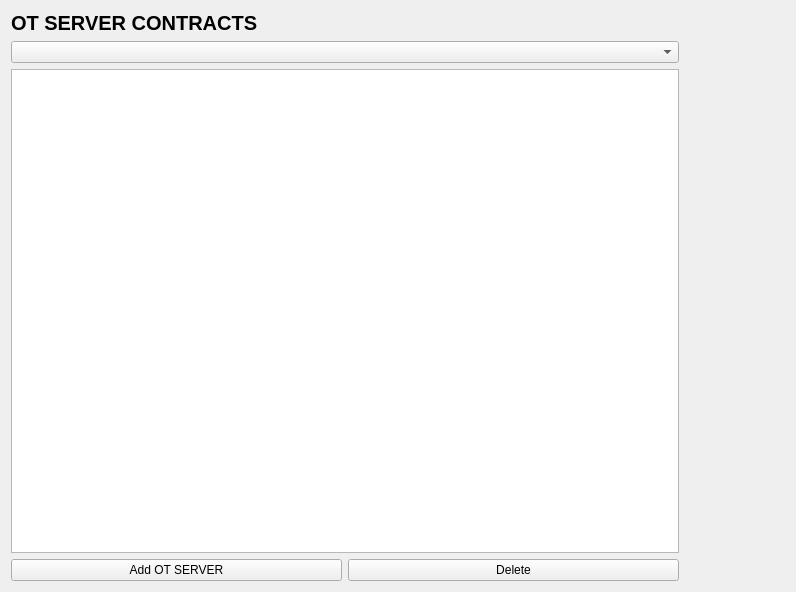
<?xml version="1.0" encoding="UTF-8"?>
<ui version="4.0">
 <class>MTDetailEdit</class>
 <widget class="QWidget" name="MTDetailEdit">
  <property name="geometry">
   <rect>
    <x>0</x>
    <y>0</y>
    <width>796</width>
    <height>592</height>
   </rect>
  </property>
  <property name="sizePolicy">
   <sizepolicy hsizetype="MinimumExpanding" vsizetype="MinimumExpanding">
    <horstretch>0</horstretch>
    <verstretch>0</verstretch>
   </sizepolicy>
  </property>
  <property name="windowTitle">
   <string>Form</string>
  </property>
  <property name="toolTip">
   <string/>
  </property>
  <layout class="QHBoxLayout" name="horizontalLayout_2" stretch="2,0">
   <item>
    <layout class="QVBoxLayout" name="verticalLayout">
     <property name="sizeConstraint">
      <enum>QLayout::SetDefaultConstraint</enum>
     </property>
     <item>
      <widget class="QLabel" name="labelCredential">
       <property name="font">
        <font>
         <family>Arial</family>
         <pointsize>15</pointsize>
         <weight>75</weight>
         <bold>true</bold>
        </font>
       </property>
       <property name="text">
        <string>OT SERVER CONTRACTS</string>
       </property>
      </widget>
     </item>
     <item>
      <widget class="QComboBox" name="comboBox"/>
     </item>
     <item>
      <widget class="QTableWidget" name="tableWidget">
       <property name="sizePolicy">
        <sizepolicy hsizetype="MinimumExpanding" vsizetype="MinimumExpanding">
         <horstretch>0</horstretch>
         <verstretch>0</verstretch>
        </sizepolicy>
       </property>
       <property name="minimumSize">
        <size>
         <width>100</width>
         <height>200</height>
        </size>
       </property>
       <property name="maximumSize">
        <size>
         <width>16777215</width>
         <height>16777215</height>
        </size>
       </property>
       <property name="toolTip">
        <string/>
       </property>
       <property name="toolTipDuration">
        <number>2</number>
       </property>
      </widget>
     </item>
     <item>
      <layout class="QHBoxLayout" name="horizontalLayout">
       <property name="sizeConstraint">
        <enum>QLayout::SetMaximumSize</enum>
       </property>
       <item>
        <widget class="QPushButton" name="addButton">
         <property name="toolTip">
          <string>Add OT Server that holds Sopro Pub Nyms</string>
         </property>
         <property name="text">
          <string>Add OT SERVER</string>
         </property>
         <property name="icon">
          <iconset resource="../../../../Resources.qrc">
           <normaloff>:/ico/ServerSecure</normaloff>:/ico/ServerSecure</iconset>
         </property>
        </widget>
       </item>
       <item>
        <widget class="QPushButton" name="deleteButton">
         <property name="toolTip">
          <string>Delete contract </string>
         </property>
         <property name="text">
          <string>Delete</string>
         </property>
         <property name="icon">
          <iconset resource="../../../../Resources.qrc">
           <normaloff>:/ico/Delete</normaloff>:/ico/Delete</iconset>
         </property>
        </widget>
       </item>
      </layout>
     </item>
    </layout>
   </item>
   <item>
    <widget class="QWidget" name="widget" native="true">
     <property name="sizePolicy">
      <sizepolicy hsizetype="MinimumExpanding" vsizetype="MinimumExpanding">
       <horstretch>0</horstretch>
       <verstretch>0</verstretch>
      </sizepolicy>
     </property>
     <property name="minimumSize">
      <size>
       <width>100</width>
       <height>200</height>
      </size>
     </property>
    </widget>
   </item>
  </layout>
 </widget>
 <resources>
  <include location="../../../../Resources.qrc"/>
 </resources>
 <connections/>
</ui>
